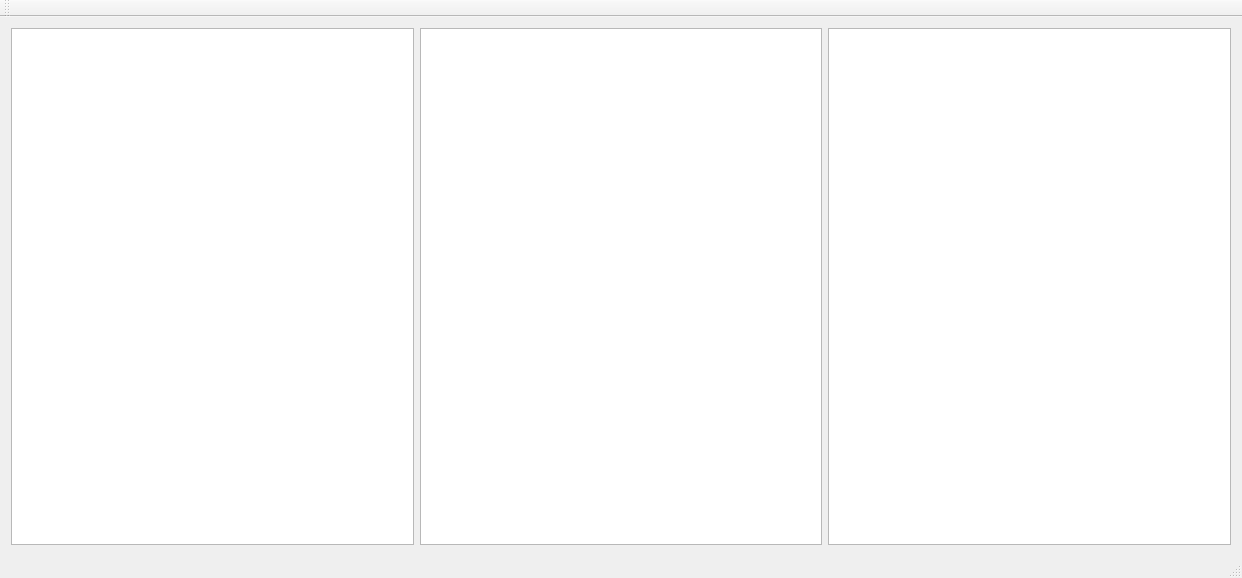
<?xml version="1.0" encoding="UTF-8"?>
<ui version="4.0">
 <class>MainWindow</class>
 <widget class="QMainWindow" name="MainWindow">
  <property name="geometry">
   <rect>
    <x>0</x>
    <y>0</y>
    <width>1242</width>
    <height>578</height>
   </rect>
  </property>
  <property name="windowTitle">
   <string>MainWindow</string>
  </property>
  <widget class="QWidget" name="centralWidget">
   <layout class="QVBoxLayout" name="verticalLayout">
    <item>
     <layout class="QHBoxLayout" name="horizontalLayout">
      <item>
       <widget class="QListWidget" name="listWidget"/>
      </item>
      <item>
       <widget class="QTextEdit" name="textEdit_2"/>
      </item>
      <item>
       <widget class="QTextEdit" name="textEdit"/>
      </item>
     </layout>
    </item>
   </layout>
  </widget>
  <widget class="QMenuBar" name="menuBar">
   <property name="geometry">
    <rect>
     <x>0</x>
     <y>0</y>
     <width>1242</width>
     <height>22</height>
    </rect>
   </property>
  </widget>
  <widget class="QToolBar" name="mainToolBar">
   <attribute name="toolBarArea">
    <enum>TopToolBarArea</enum>
   </attribute>
   <attribute name="toolBarBreak">
    <bool>false</bool>
   </attribute>
  </widget>
  <widget class="QStatusBar" name="statusBar"/>
 </widget>
 <layoutdefault spacing="6" margin="11"/>
 <resources/>
 <connections/>
</ui>
